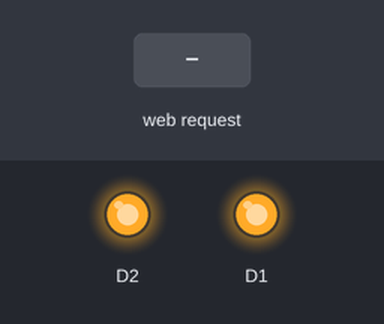
This sketch was run on a simulated ESP8266 (NodeMCU). Shown: output pins drawn as LEDs (lit = HIGH). Inputs (shaded band) come from the test bench. WiFi joins after 1.5 s; servers stay silent unless stated; what the sketch prints to the serial monitor is not drawn.

Above: at 2.7 s.
2.8 s: HTTP request GET /onD1 received
At 3.2 s:
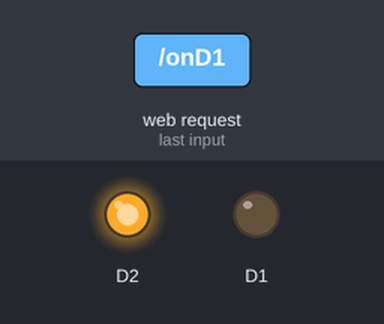
4.3 s: HTTP request GET /onD2 received
At 5.5 s:
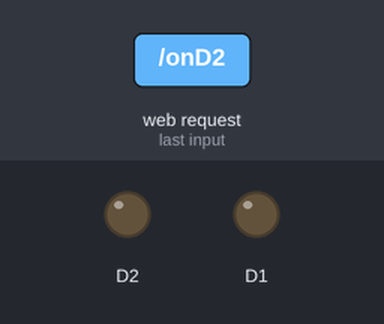
5.8 s: HTTP request GET /offD1 received
At 6.7 s:
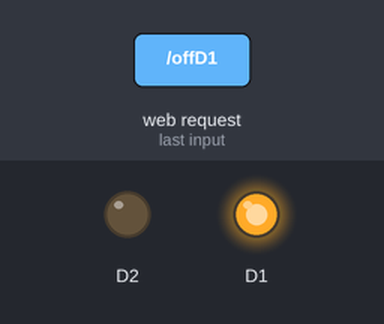
7.3 s: HTTP request GET /offD2 received
At 7.8 s:
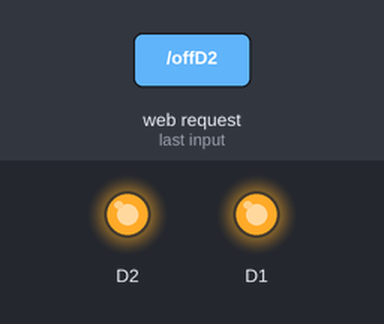
Timing chart, 0 to 9.8 s (numbered marks = the images above; inputs shaded):
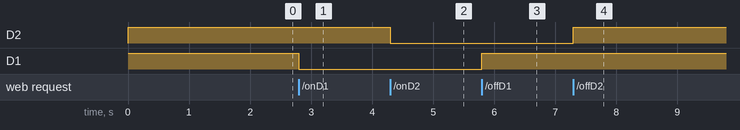

Measured:
- after the input at 2.8 s, D1: HIGH → LOW at once
- after the input at 4.3 s, D2: HIGH → LOW at once
- after the input at 5.8 s, D1: LOW → HIGH at once
- after the input at 7.3 s, D2: LOW → HIGH at once

The sketch:

Station_web_html_css_javascipt_ajax.ino
```cpp
#include <ESP8266WiFi.h>
#include <ESP8266WebServer.h>
ESP8266WebServer webServer(80);
char* ssid = "123456789";
char* pass = "123456789";
//=========Biến chứa mã HTLM Website==//
const char MainPage[] PROGMEM = R"=====(
  <!DOCTYPE html>
  <html>
   <head>
       <title>HOME PAGE</title>
       <style>
          body {text-align:center;}
          h1 {color:#003399;}
          a {text-decoration: none;color:#FFFFFF;}
          .bt_on {height:50px; width:100px; margin:10px 0;background-color:#FF6600;border-radius:5px;}
          .bt_off {height:50px; width:100px; margin:10px 0;background-color:#00FF00;border-radius:5px;}
       </style>
       <meta charset="UTF-8">
   </head>
   <body>
      <h1>ESP8266 Web Server</h1>
      <div>Trạng thái trên chân D1: <b><pan id="trangthaiD1"><pan></b></div>
      <div>
        <button class="bt_on" onclick="getdata('onD1')">ON</button>
        <button class="bt_off" onclick="getdata('offD1')">OFF</button>
      </div>
      <div>Trạng thái trên chân D2: <b><pan id="trangthaiD2"><pan></b></div>
      <div>
        <button class="bt_on" onclick="getdata('onD2')">ON</button>
        <button class="bt_off" onclick="getdata('offD2')">OFF</button>
      </div>
      <div id="reponsetext"></div>
      <script>
        //-----------Tạo đối tượng request----------------
        function create_obj(){
          td = navigator.appName;
          if(td == "Microsoft Internet Explorer"){
            obj = new ActiveXObject("Microsoft.XMLHTTP");
          }else{
            obj = new XMLHttpRequest();
          }
          return obj;
        }
        var xhttp = create_obj();

        //-----------Thiết lập dữ liệu và gửi request-------
        function getdata(url){
          xhttp.open("GET","/"+url,true); // Thiết lập dữ liệu phương thức get; đường dẫn url gửi lên sever
          xhttp.onreadystatechange = process;//nhận reponse --> kiểm tra response
          xhttp.send();//gửi dữ liệu lên sever
        }
        //-----------Kiểm tra response--------------------
        function process(){
          if(xhttp.readyState == 4 && xhttp.status == 200){ //sever gửi dât về hoàn tất chưa
            //------Updat data sử dụng javascript----------
            ketqua = xhttp.responseText; //lấy giá trị trả về
            document.getElementById("reponsetext").innerHTML=ketqua;
          }
        }
        //------------Kiểm tra trạng thái chân D1 D2------
        function getstatusD1D2(){
          xhttp.open("GET","getstatusD1D2",true);
          xhttp.onreadystatechange = process_json;
          xhttp.send();
        }
        //-----------Kiểm tra response-------------------------------
        function process_json(){
          if(xhttp.readyState == 4 && xhttp.status == 200){
            //------Update data sử dụng javascript-------------------
            var trangthaiD1D2_JSON = xhttp.responseText;
            var Obj = JSON.parse(trangthaiD1D2_JSON);
            document.getElementById("trangthaiD1").innerHTML = Obj.D1;
            document.getElementById("trangthaiD2").innerHTML = Obj.D2;
          }
        }
        //---Ham update duu lieu tu dong---
        setInterval(function() {
          getstatusD1D2();
        }, 1000); // sau 1tg sữ gửi 1 hàm lên sever
      </script>
   </body>
  </html>
)=====";
//=========================================//
void setup() {
  pinMode(D1,OUTPUT);
  pinMode(D2,OUTPUT);
  digitalWrite(D1,HIGH);
  digitalWrite(D2,HIGH);
  WiFi.begin(ssid,pass);
  Serial.begin(9600);
  Serial.print("Connecting");
  while(WiFi.status()!=WL_CONNECTED){
    delay(500);
    Serial.print("...");
  }
  Serial.println(WiFi.localIP());

  webServer.on("/",mainpage);
  webServer.on("/onD1",on_D1);
  webServer.on("/offD1",off_D1);
  webServer.on("/onD2",on_D2);
  webServer.on("/offD2",off_D2);
  webServer.on("/getstatusD1D2",get_statusD1D2);
  webServer.begin();
}
void loop() {
  webServer.handleClient();
}
//==========Chương trình con=================//
void mainpage(){
  String s = FPSTR(MainPage);
  webServer.send(200,"text/html",s);
}
void on_D1(){
  digitalWrite(D1,LOW);
  webServer.send(200,"text/html","CHÂN D1 ĐÃ ON");
}
void off_D1(){
  digitalWrite(D1,HIGH);
  webServer.send(200,"text/html","CHÂN D1 ĐÃ OFF");
}
void on_D2(){
  digitalWrite(D2,LOW);
  webServer.send(200,"text/html","CHÂN D2 ĐÃ ON");
}
void off_D2(){
  digitalWrite(D2,HIGH);
  webServer.send(200,"text/html","CHÂN D2 ĐÃ OFF");
}
void get_statusD1D2(){
  String d1,d2;
  if(digitalRead(D1)==1){
    d1 = "OFF";
  }else{
    d1 = "ON";
  }
  if(digitalRead(D2)==1){
    d2 = "OFF";
  }else{
    d2 = "ON";
  }
  String s = "{\"D1\": \""+ d1 +"\",\"D2\": \""+ d2 +"\"}";
  webServer.send(200,"application/json",s);
}
```
